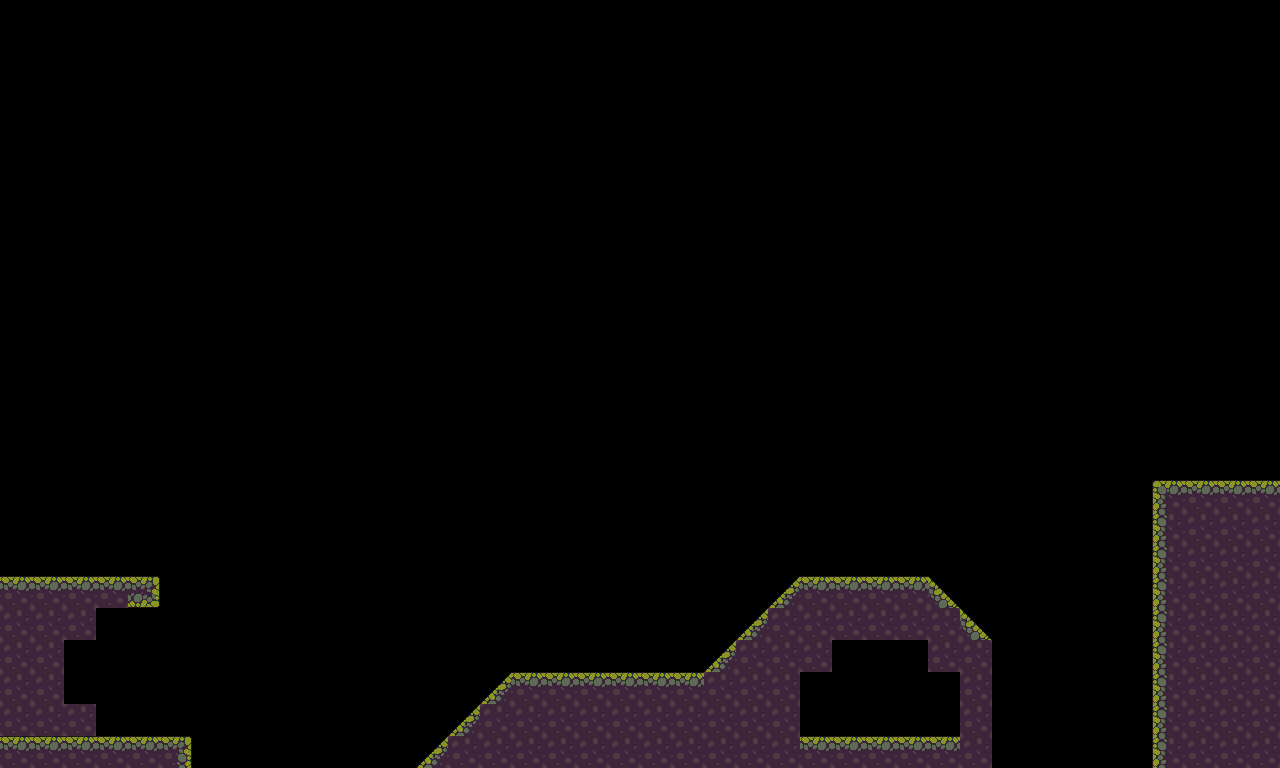

A 2D game scene composited from a Tiled map and its tileset images. What follows is a short description and the map's XML, with every tile layer's data as written:
An orthogonal 40x24 tile map with 32x32 px tiles, 2 tile layers (platform, dirt).

<map version="1.10" tiledversion="1.11.2" orientation="orthogonal" renderorder="right-down" width="40" height="24" tilewidth="32" tileheight="32" infinite="0" nextlayerid="3" nextobjectid="1">
 <tileset firstgid="1" source="Tileset.tsx" />
 <layer id="1" name="platform" width="40" height="24">
  <data encoding="csv">
0,0,0,0,0,0,0,0,0,0,0,0,0,0,0,0,0,0,0,0,0,0,0,0,0,0,0,0,0,0,0,0,0,0,0,0,0,0,0,0,
0,0,0,0,0,0,0,0,0,0,0,0,0,0,0,0,0,0,0,0,0,0,0,0,0,0,0,0,0,0,0,0,0,0,0,0,0,0,0,0,
0,0,0,0,0,0,0,0,0,0,0,0,0,0,0,0,0,0,0,0,0,0,0,0,0,0,0,0,0,0,0,0,0,0,0,0,0,0,0,0,
0,0,0,0,0,0,0,0,0,0,0,0,0,0,0,0,0,0,0,0,0,0,0,0,0,0,0,0,0,0,0,0,0,0,0,0,0,0,0,0,
0,0,0,0,0,0,0,0,0,0,0,0,0,0,0,0,0,0,0,0,0,0,0,0,0,0,0,0,0,0,0,0,0,0,0,0,0,0,0,0,
0,0,0,0,0,0,0,0,0,0,0,0,0,0,0,0,0,0,0,0,0,0,0,0,0,0,0,0,0,0,0,0,0,0,0,0,0,0,0,0,
0,0,0,0,0,0,0,0,0,0,0,0,0,0,0,0,0,0,0,0,0,0,0,0,0,0,0,0,0,0,0,0,0,0,0,0,0,0,0,0,
0,0,0,0,0,0,0,0,0,0,0,0,0,0,0,0,0,0,0,0,0,0,0,0,0,0,0,0,0,0,0,0,0,0,0,0,0,0,0,0,
0,0,0,0,0,0,0,0,0,0,0,0,0,0,0,0,0,0,0,0,0,0,0,0,0,0,0,0,0,0,0,0,0,0,0,0,0,0,0,0,
0,0,0,0,0,0,0,0,0,0,0,0,0,0,0,0,0,0,0,0,0,0,0,0,0,0,0,0,0,0,0,0,0,0,0,0,0,0,0,0,
0,0,0,0,0,0,0,0,0,0,0,0,0,0,0,0,0,0,0,0,0,0,0,0,0,0,0,0,0,0,0,0,0,0,0,0,0,0,0,0,
0,0,0,0,0,0,0,0,0,0,0,0,0,0,0,0,0,0,0,0,0,0,0,0,0,0,0,0,0,0,0,0,0,0,0,0,0,0,0,0,
0,0,0,0,0,0,0,0,0,0,0,0,0,0,0,0,0,0,0,0,0,0,0,0,0,0,0,0,0,0,0,0,0,0,0,0,0,0,0,0,
0,0,0,0,0,0,0,0,0,0,0,0,0,0,0,0,0,0,0,0,0,0,0,0,0,0,0,0,0,0,0,0,0,0,0,0,0,0,0,0,
0,0,0,0,0,0,0,0,0,0,0,0,0,0,0,0,0,0,0,0,0,0,0,0,0,0,0,0,0,0,0,0,0,0,0,0,0,0,0,0,
0,0,0,0,0,0,0,0,0,0,0,0,0,0,0,0,0,0,0,0,0,0,0,0,0,0,0,0,0,0,0,0,0,0,0,0,1,2,2,2,
0,0,0,0,0,0,0,0,0,0,0,0,0,0,0,0,0,0,0,0,0,0,0,0,0,0,0,0,0,0,0,0,0,0,0,0,0,0,0,0,
0,0,0,0,0,0,0,0,0,0,0,0,0,0,0,0,0,0,0,0,0,0,0,0,0,0,0,0,0,0,0,0,0,0,0,0,0,0,0,0,
2,2,2,2,34,0,0,0,0,0,0,0,0,0,0,0,0,0,0,0,0,0,0,0,47,2,2,2,2,48,0,0,0,0,0,0,0,0,0,0,
0,0,0,0,0,0,0,0,0,0,0,0,0,0,0,0,0,0,0,0,0,0,0,47,0,0,0,0,0,0,48,0,0,0,0,0,0,0,0,0,
0,0,0,0,0,0,0,0,0,0,0,0,0,0,0,0,0,0,0,0,0,0,47,0,0,0,0,0,0,0,0,0,0,0,0,0,0,0,0,0,
0,0,0,0,0,0,0,0,0,0,0,0,0,0,0,47,2,2,2,2,2,2,0,0,0,0,0,0,0,0,0,0,0,0,0,0,0,0,0,0,
0,0,0,0,0,0,0,0,0,0,0,0,0,0,47,0,0,0,0,0,0,0,0,0,0,0,0,0,0,0,0,0,0,0,0,0,0,0,0,0,
2,2,2,2,2,3,0,0,0,0,0,0,0,47,0,0,0,0,0,0,0,0,0,0,0,2,2,2,2,2,0,0,0,0,0,0,0,0,0,0
</data>
 </layer>
 <layer id="2" name="dirt" width="40" height="24">
  <data encoding="csv">
0,0,0,0,0,0,0,0,0,0,0,0,0,0,0,0,0,0,0,0,0,0,0,0,0,0,0,0,0,0,0,0,0,0,0,0,0,0,0,0,
0,0,0,0,0,0,0,0,0,0,0,0,0,0,0,0,0,0,0,0,0,0,0,0,0,0,0,0,0,0,0,0,0,0,0,0,0,0,0,0,
0,0,0,0,0,0,0,0,0,0,0,0,0,0,0,0,0,0,0,0,0,0,0,0,0,0,0,0,0,0,0,0,0,0,0,0,0,0,0,0,
0,0,0,0,0,0,0,0,0,0,0,0,0,0,0,0,0,0,0,0,0,0,0,0,0,0,0,0,0,0,0,0,0,0,0,0,0,0,0,0,
0,0,0,0,0,0,0,0,0,0,0,0,0,0,0,0,0,0,0,0,0,0,0,0,0,0,0,0,0,0,0,0,0,0,0,0,0,0,0,0,
0,0,0,0,0,0,0,0,0,0,0,0,0,0,0,0,0,0,0,0,0,0,0,0,0,0,0,0,0,0,0,0,0,0,0,0,0,0,0,0,
0,0,0,0,0,0,0,0,0,0,0,0,0,0,0,0,0,0,0,0,0,0,0,0,0,0,0,0,0,0,0,0,0,0,0,0,0,0,0,0,
0,0,0,0,0,0,0,0,0,0,0,0,0,0,0,0,0,0,0,0,0,0,0,0,0,0,0,0,0,0,0,0,0,0,0,0,0,0,0,0,
0,0,0,0,0,0,0,0,0,0,0,0,0,0,0,0,0,0,0,0,0,0,0,0,0,0,0,0,0,0,0,0,0,0,0,0,0,0,0,0,
0,0,0,0,0,0,0,0,0,0,0,0,0,0,0,0,0,0,0,0,0,0,0,0,0,0,0,0,0,0,0,0,0,0,0,0,0,0,0,0,
0,0,0,0,0,0,0,0,0,0,0,0,0,0,0,0,0,0,0,0,0,0,0,0,0,0,0,0,0,0,0,0,0,0,0,0,0,0,0,0,
0,0,0,0,0,0,0,0,0,0,0,0,0,0,0,0,0,0,0,0,0,0,0,0,0,0,0,0,0,0,0,0,0,0,0,0,0,0,0,0,
0,0,0,0,0,0,0,0,0,0,0,0,0,0,0,0,0,0,0,0,0,0,0,0,0,0,0,0,0,0,0,0,0,0,0,0,0,0,0,0,
0,0,0,0,0,0,0,0,0,0,0,0,0,0,0,0,0,0,0,0,0,0,0,0,0,0,0,0,0,0,0,0,0,0,0,0,0,0,0,0,
0,0,0,0,0,0,0,0,0,0,0,0,0,0,0,0,0,0,0,0,0,0,0,0,0,0,0,0,0,0,0,0,0,0,0,0,0,0,0,0,
0,0,0,0,0,0,0,0,0,0,0,0,0,0,0,0,0,0,0,0,0,0,0,0,0,0,0,0,0,0,0,0,0,0,0,0,0,0,0,0,
0,0,0,0,0,0,0,0,0,0,0,0,0,0,0,0,0,0,0,0,0,0,0,0,0,0,0,0,0,0,0,0,0,0,0,0,11,12,12,12,
0,0,0,0,0,0,0,0,0,0,0,0,0,0,0,0,0,0,0,0,0,0,0,0,0,0,0,0,0,0,0,0,0,0,0,0,11,12,12,12,
0,0,0,0,0,0,0,0,0,0,0,0,0,0,0,0,0,0,0,0,0,0,0,0,0,0,0,0,0,0,0,0,0,0,0,0,11,12,12,12,
12,12,12,0,0,0,0,0,0,0,0,0,0,0,0,0,0,0,0,0,0,0,0,0,12,12,12,12,12,12,0,0,0,0,0,0,11,12,12,12,
12,12,0,0,0,0,0,0,0,0,0,0,0,0,0,0,0,0,0,0,0,0,0,12,12,12,0,0,0,12,12,0,0,0,0,0,11,12,12,12,
12,12,0,0,0,0,0,0,0,0,0,0,0,0,0,0,0,0,0,0,0,0,12,12,12,0,0,0,0,0,12,0,0,0,0,0,11,12,12,12,
12,12,12,0,0,0,0,0,0,0,0,0,0,0,0,12,12,12,12,12,12,12,12,12,12,0,0,0,0,0,12,0,0,0,0,0,11,12,12,12,
0,0,0,0,0,0,0,0,0,0,0,0,0,0,12,12,12,12,12,12,12,12,12,12,12,0,0,0,0,0,12,0,0,0,0,0,11,12,12,12
</data>
 </layer>
</map>
